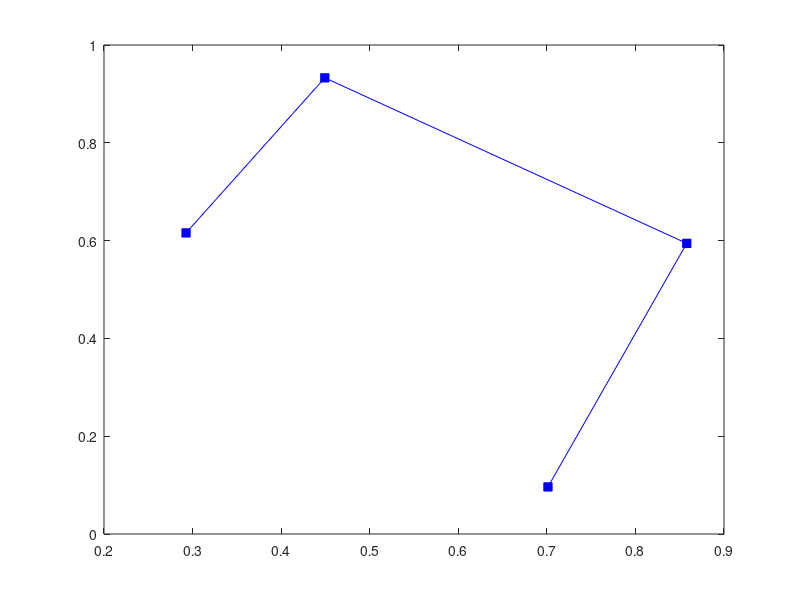

Write the MATLAB code that produced this figure. (Note: this script raises an error after producing the figure.)
clear all;

% Init control polygon
f = fopen('controlpoints.txt','r');
formatSpec = '%f';
dim = [4 2];
cPoly = fscanf(f,formatSpec,dim);

axis([0 1 0 1]);
plot(cPoly(:,1), cPoly(:,2),'b-s','MarkerFaceColor','b');
hold on;

% Make room for curve
stepSize = 0.01;
num_c = round(1/stepSize)+1;
c = zeros(num_c, 2);

% Iterate over curve
for i = 0:stepSize:1
    c(round(i*(1/stepSize))+1,:) = deCasteljau(cPoly, i);
end

plot(c(:,1),c(:,2),'r','LineWidth',2);

% Generate u
step_u = pi/30;
u = 0:step_u:2*pi;
num_u = round(2*pi/step_u)+1;

% Revolving the curve around Z axis
X1 = c(:,1)*cos(u);
Y1 = c(:,1)*sin(u);
Z1 = c(:,2)*ones(1,num_u);

% Revolving the curve along the start-end line
% calculate rotation angle from start-end axis to z-axis
dy = c(1,1)-c(num_c,1);
dz = c(1,2)-c(num_c,2);
sin_theta = dy/sqrt(dy*dy + dz*dz);
cos_theta = dz/sqrt(dy*dy + dz*dz);

% Compute transformation matrix
temp1 = zeros(num_c,1);
temp2 = ones(num_c,1);
concated_c = cat(2,temp1,c,temp2);

rotate_mat = [[1,     0,      0,        0];
              [0,cos_theta, -sin_theta, 0];
              [0,sin_theta, cos_theta,  0];
              [0,     0,      0,        1]];
          
translate_mat = [[1, 0, 0, -concated_c(1,1)];
                 [0, 1, 0, -concated_c(1,2)];
                 [0, 0, 1, -concated_c(1,3)];
                 [0, 0, 0,               1]];
             
tranform_mat = rotate_mat * translate_mat;

% Transform all points
transformed_c =  concated_c * tranform_mat';
% plot(transformed_c(:,2),transformed_c(:,3),'r','LineWidth',2);

% Revolving the curve around Z axis
x = transformed_c(:,2)*cos(u);
y = transformed_c(:,2)*sin(u);
z = transformed_c(:,3)*ones(1,num_u);

new_points = [x(:),y(:),z(:),ones(size(x(:)))];
new_points = new_points * (inv(tranform_mat))';
X2 = reshape(new_points(:,1),size(x));
Y2 = reshape(new_points(:,2),size(x));
Z2 = reshape(new_points(:,3),size(x));


% % Plot surface
% Revolve along z-axis
figure
plot3(zeros(size(cPoly(:,1))), cPoly(:,1), cPoly(:,2),'b-s','MarkerFaceColor','b');
hold on;
plot3(concated_c(:,1),concated_c(:,2),concated_c(:,3),'r','LineWidth',2);
surf(X1,Y1,Z1)
xlabel('X')
ylabel('Y')
zlabel('Z')
view(130,30)

% Revolve along start-end axis
figure
plot3(zeros(size(cPoly(:,1))), cPoly(:,1), cPoly(:,2),'b-s','MarkerFaceColor','b');
hold on;
plot3(concated_c(:,1),concated_c(:,2),concated_c(:,3),'r','LineWidth',2);
surf(X2,Y2,Z2)
xlabel('X')
ylabel('Y')
zlabel('Z')
view(130,30)
% mesh(X1, Y1, Z1);


